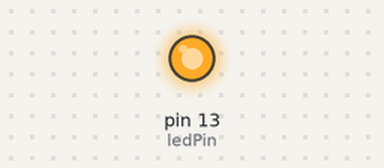
The sketch below on a simulated Arduino Uno, built with avr-gcc and run on an emulated ATmega328P. Shown: output pins drawn as LEDs (lit = HIGH).

Above: at 1.5 s.
At 10.0 s:
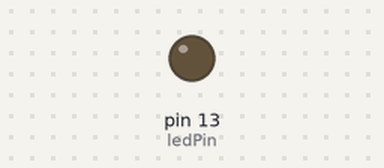
Timing chart, 0 to 22.1 s (numbered marks = the images above):
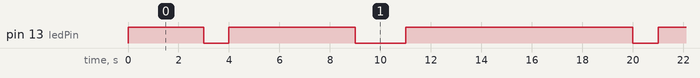

Measured:
- by itself, pin 13 (ledPin): repeats every 17.0 s: LOW 1.0 s, HIGH 5.0 s, LOW 2.0 s, HIGH 9.0 s
- by itself, everything shown: repeats every 17.0 s, in 4 steps

The sketch:

Blink_Group14.ino
```cpp
int ledPin=13;
void setup() {
  // initialize digital pin LED_BUILTIN as an output.

  pinMode(ledPin, OUTPUT);
}

// the loop function runs over and over again forever
void loop() {
  digitalWrite(ledPin, HIGH);
  delay(3000);
  digitalWrite(ledPin, LOW);
  delay(1000);
  digitalWrite(ledPin, HIGH);
  delay(5000);                      // wait for a second
  digitalWrite(ledPin, LOW);   // turn the LED off by making the voltage LOW
  delay(2000);
  digitalWrite(ledPin, HIGH);
  delay(3000);
  digitalWrite(ledPin, HIGH);
  delay(3000);                   // wait for a second
}
```
